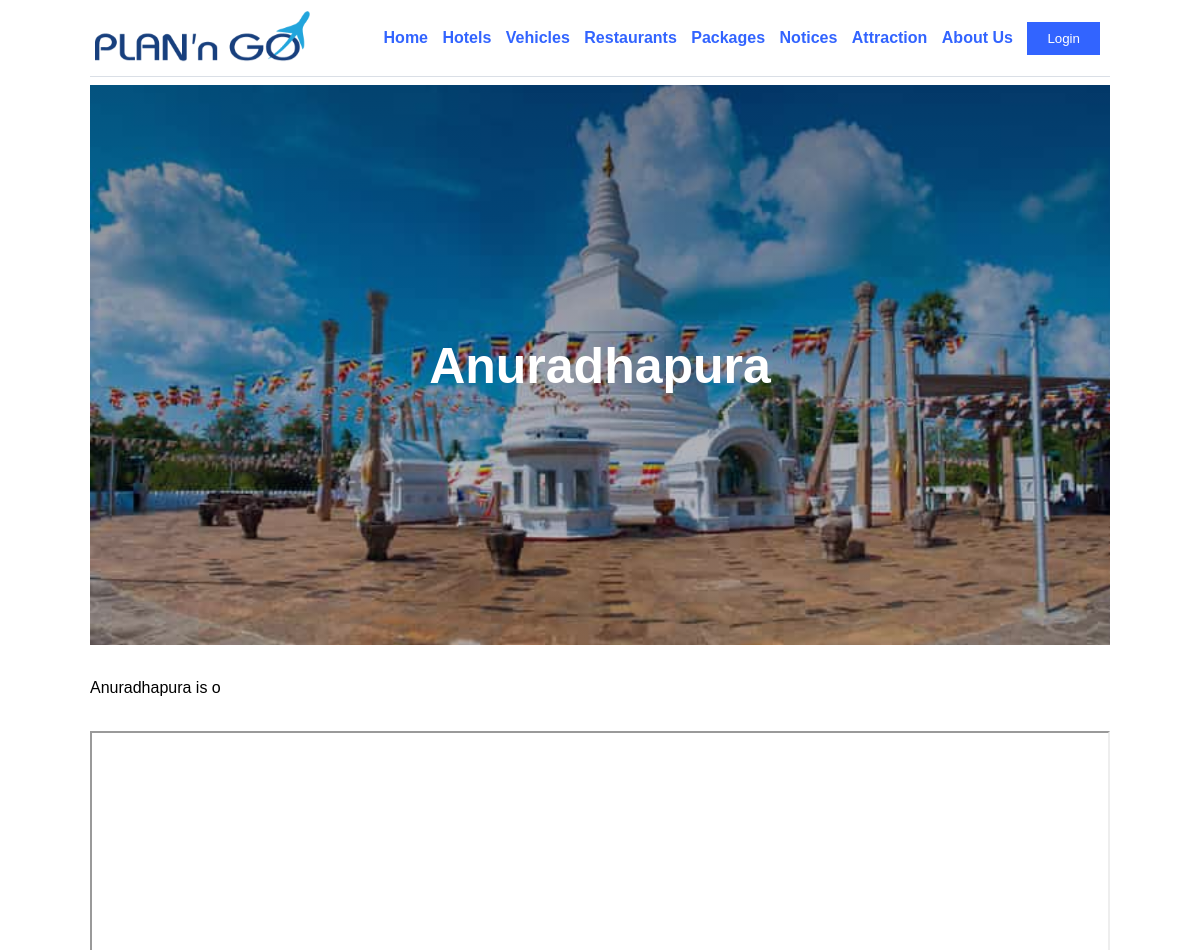
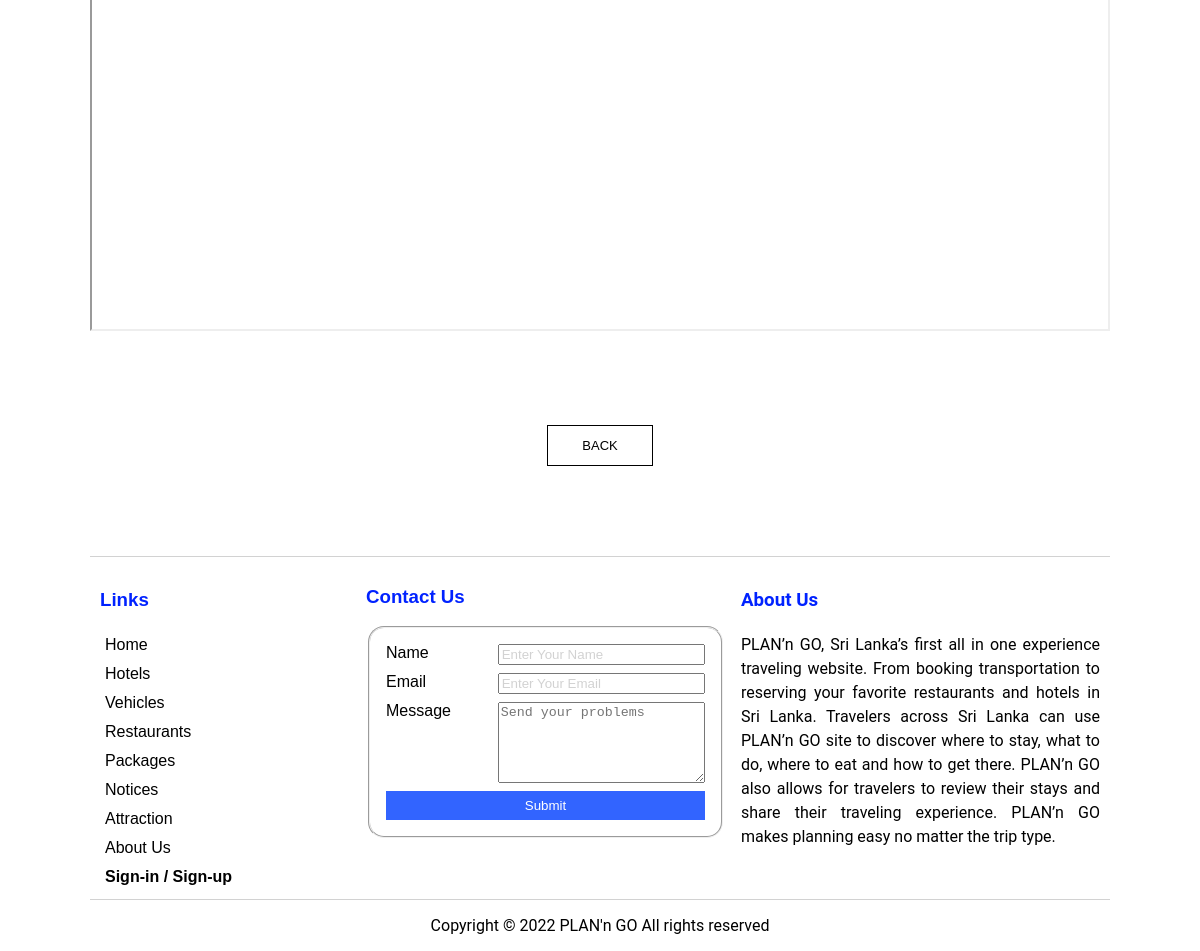
/attraction_view.php?attractionId=2, run on the app's committed database (2 pictures, top to bottom).
### tables this page shows
CREATE TABLE table_attraction(
  attractionId INT UNSIGNED AUTO_INCREMENT,
  attractionTitle VARCHAR(40) NOT NULL,
  attractionImageHome VARCHAR(40) NOT NULL,
  attractionImagePri VARCHAR(40) NOT NULL,
  attractionDescription VARCHAR(20) NOT NULL,
  attractionLocationLink TEXT NOT NULL,
  PRIMARY KEY (attractionId)
);

### attraction_view.php (the view, shortened to what this page needs)
<?php
	$aid = htmlspecialchars($_REQUEST['attractionId']);
	$sqlattraction = "SELECT * FROM `table_attraction` WHERE `attractionId` = " . $aid;
	$conn = OpenCon();
	$resultattraction = $conn->query($sqlattraction);
	$resultattraction = $resultattraction->fetch_assoc();
	include 'head.php';
?>
	<link rel="stylesheet" href="css/attraction.css">
	<link rel="stylesheet" href="https://cdnjs.cloudflare.com/ajax/libs/font-awesome/6.0.0-beta3/css/all.min.css" />
	<?php include 'header.php' ?>
	<section class="header">
	<div class="text-box">
	<h1><?php echo $resultattraction['attractionTitle'] ?></h1>
	</div>
	</section>
		<br>
	<section><?php echo $resultattraction['attractionDescription'] ?></section>
		<br>
	<section style="width: 100%;">
		<iframe style="width: 100%;" src="<?php echo $resultattraction['attractionLocationLink'] ?>" width="1150" height="550" style="border:0;" allowfullscreen="" loading="lazy"></iframe>
	</section>
	<section class="cta">
		<a href="attraction.php" class="back-btn">BACK</a>
	</section>
	<?php include 'footer.php' ?>
</body>
</html>

### css/main.css (style rules this page uses)
:root { --extralightblue: #ccddff; --lightblue: #7d9dff; --midblue: #3264ff; --darkblue: #0022ff; --black20: #11111120; --black30: #11111130; --black65: #11111165; --ash: #919191; --lightblack: #dadfe6; --midblack: #737373; }
* { box-sizing: border-box; transition: all .15s ease; }
body { overflow-x: hidden; width: 85%; margin-left: auto; margin-right: auto; font-family: sans-serif, "Times New Roman"; }
section, footer, .copyright, .nav_link li { opacity: 0; }
footer, .copyright, section { animation: FadeUp 0.25s ease forwards; }
section { animation-delay: .25s; }

### css/attraction.css (style rules this page uses)
.text-box { width: 90%; color: #fff; position: absolute; top: 50%; left: 50%; transform: translate(-50%,-50%); text-align: center; }
.text-box h1 { font-size: 50px; }
.back-btn { display: inline-block; text-decoration: none; color: black; border: 1px solid black; padding: 12px 34px; font-size: 13px; background: transparent; position: relative; cursor: pointer; }
.cta { background-position: center; text-align: center; padding: 90px; }

### data on the page
table_attraction: attractionTitle "Anuradhapura", attractionDescription "Anuradhapura is o"
